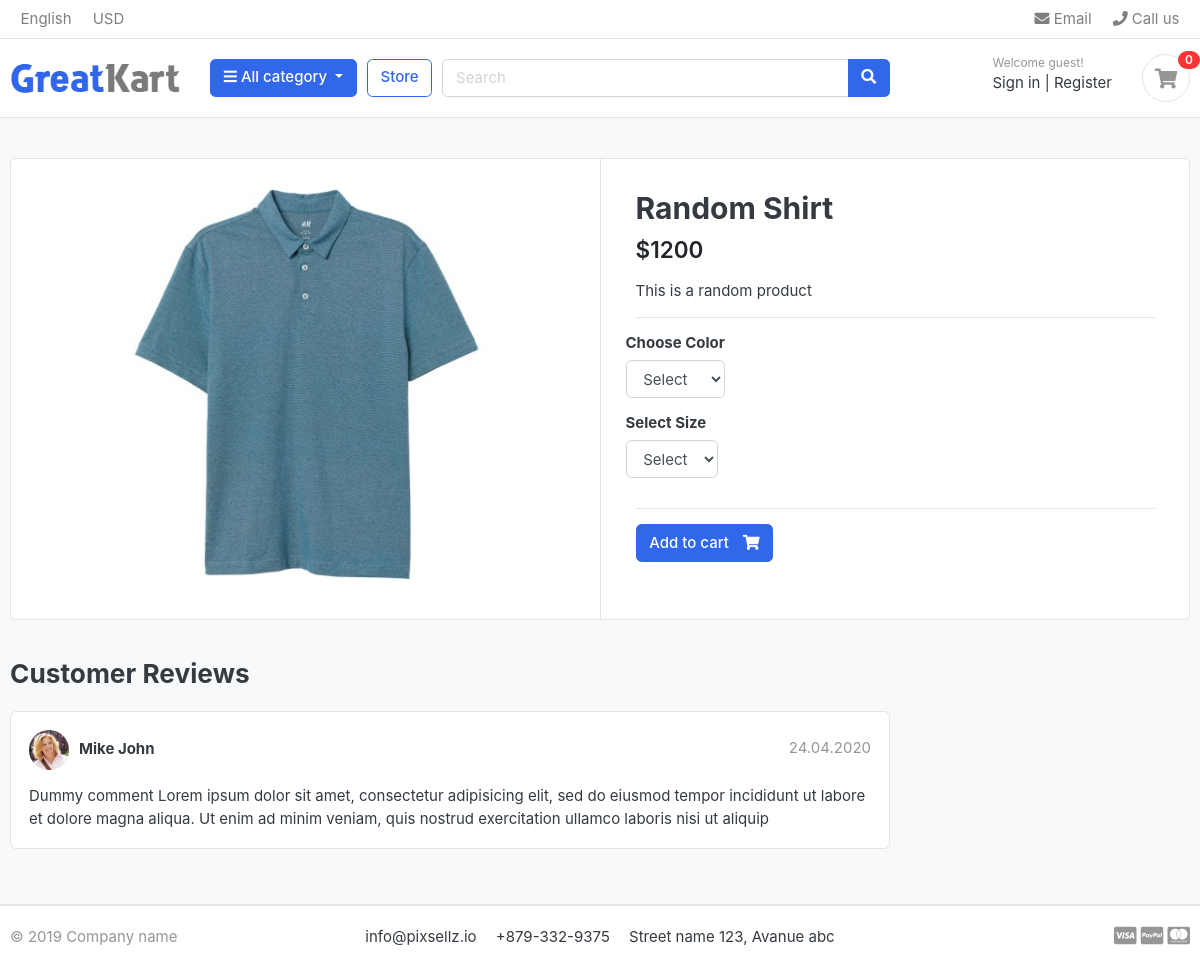
Page /store/category/shirts/random-shirt on the earlier database version.
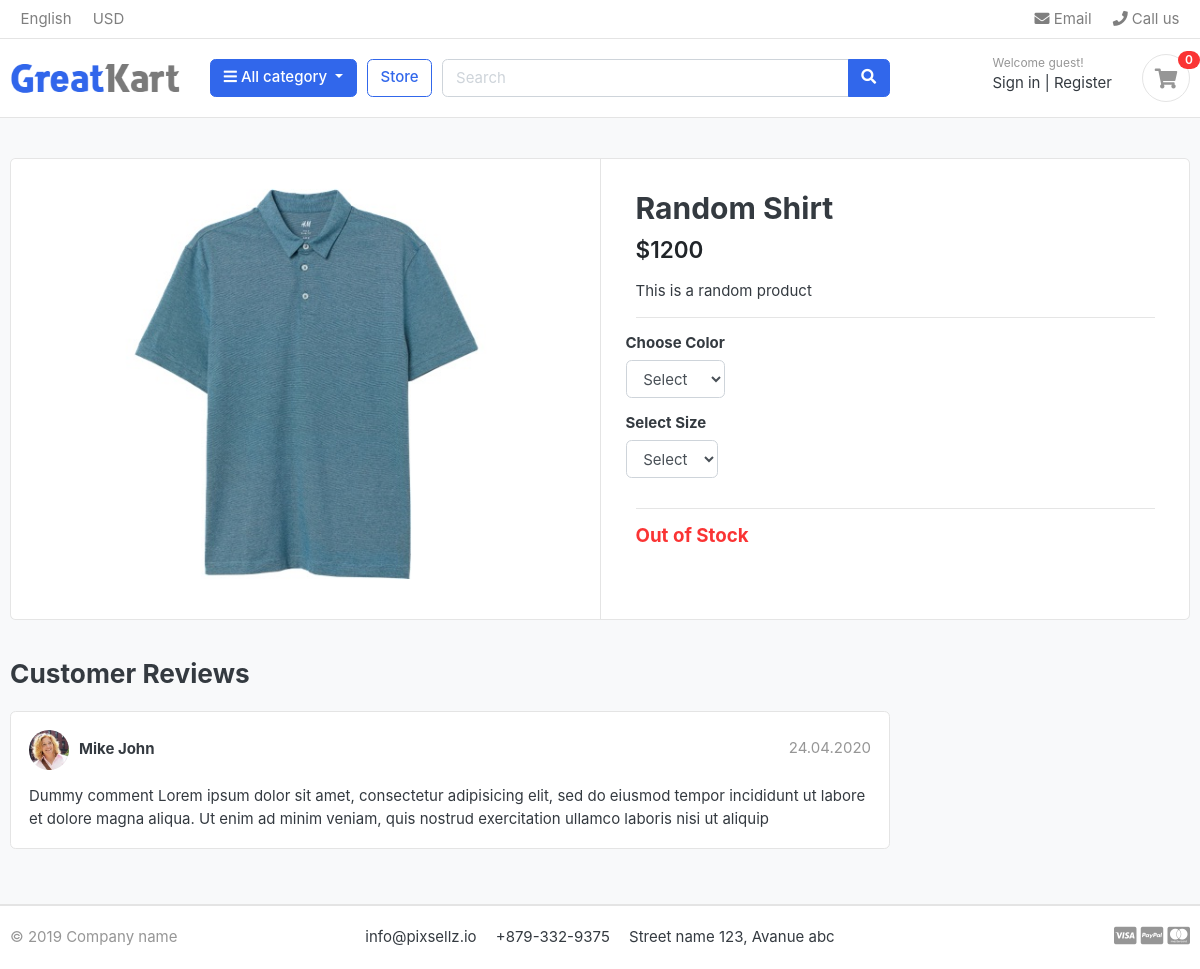
Same page on the later database version.
### store/views.py (the view)
# urls.py: path('category/<slug:category_slug>/<slug:product_slug>', views.product_detail, name='product_detail'),
def product_detail(request,category_slug,product_slug):
    try:
        single_prodcut = Product.objects.get(category__slug=category_slug, slug=product_slug)
        in_cart = CartItem.objects.filter(cart__cart_id=_cart_id(request),product=single_prodcut).exists()
    except Exception as e:
        raise e
    context = {
        'single_product' : single_prodcut,
        'in_cart' : in_cart
    }
    return render(request,'store/product_detail.html',context)

### cart/context_processor.py (called while the page is built)
def counter(request):
    cart_count=0
    if 'admin' in request.path:
        return {}
    else:
        try:
            cart = Cart.objects.filter(cart_id=_cart_id(request))
            cart_items = CartItem.objects.all().filter(cart=cart[:1])
            for cart_item in cart_items:
                cart_count += cart_item.quantity
        except Cart.DoesNotExist:
            cart_count = 0
    return dict(cart_count=cart_count)

### cart/views.py (called while the page is built)
def _cart_id(request):
    cart = request.session.session_key
    if not cart:
        cart=request.session.create()
    return cart

### category/context_processor.py (called while the page is built)
def menu_links(request):
    links = Category.objects.all()
    return dict(links=links)

### category/models.py (called while the page is built)
    def get_url(self):
        return reverse('products_by_category', args=[self.slug])

### store/models.py (called while the page is built)
    def colors(self):
        return super(VariationManager,self).filter(variation_category='color',is_active=True)

    def sizes(self):
            return super(VariationManager,self).filter(variation_category='size',is_active=True)

### templates/store/product_detail.html (shortened to what this page needs)
{% extends 'base.html' %}
{% load static %}
{% block content %}
<section class="section-content padding-y bg">
    <div class="container">
    <div class="card">
        <div class="row no-gutters">
            <aside class="col-md-6">
    <article class="gallery-wrap">
        <div class="img-big-wrap">
           <a href="#"><img src="{{single_product.images.url}}"></a>
        </div>
    </article>
            </aside>
            <main class="col-md-6 border-left">
  <form action="{% url 'add_cart' single_product.id %}" method="POST">
    <article class="content-body">
    <h2 class="title">{{single_product.product_name}}</h2>
    <div class="mb-3">
        <var class="price h4">${{single_product.price}}</var>
    </div>
    <p>{{single_product.description}}</p>
    <hr>
        <div class="row">
            <div class="item-option-select">
                <h6>Choose Color</h6>
                <select name="color" class="form-control" required>
                  <option value="" disabled selected>Select</option>
                </select>
            </div>
        </div>
        <div class="row">
            <div class="item-option-select">
                <h6>Select Size</h6>
                <select name="size" class="form-control" required>
                  <option value="" disabled selected>Select</option>
                </select>
            </div>
        </div>
        <hr>
        {% if single_product.stock == 0 %}
        <h5 class='text-danger'> Out of Stock </h5>
        {% else %}
        <button type="submit" class="btn  btn-primary"> <span class="text">Add to cart</span> <i class="fas fa-shopping-cart"></i>  </button>
        {% endif %}
    </article>
  </form>
            </main>
        </div>
    </div>
    <br>
    <div class="row">
                <div class="col-md-9">
        <header class="section-heading">
            <h3>Customer Reviews </h3>
        </header>
        <article class="box mb-3">
            <div class="icontext w-100">
                <img src="{% static './images/avatars/avatar1.jpg' %}" class="img-xs icon rounded-circle">
                <div class="text">
                    <span class="date text-muted float-md-right">24.04.2020 </span>
                    <h6 class="mb-1">Mike John </h6>
                </div>
            </div>
            <div class="mt-3">
                <p>
                    Dummy comment Lorem ipsum dolor sit amet, consectetur adipisicing elit, sed do eiusmod
                    tempor incididunt ut labore et dolore magna aliqua. Ut enim ad minim veniam,
                    quis nostrud exercitation ullamco laboris nisi ut aliquip
                </p>
            </div>
        </article>
        </div>
    </div>
    </div>
    </section>
    {% endblock %}

Differences in the rows shown:
changed Product "Random Shirt": stock 2 → 0 (drawn)
Other differences:
text no longer shown: "Add to cart"
text now shown: "Out of Stock"
